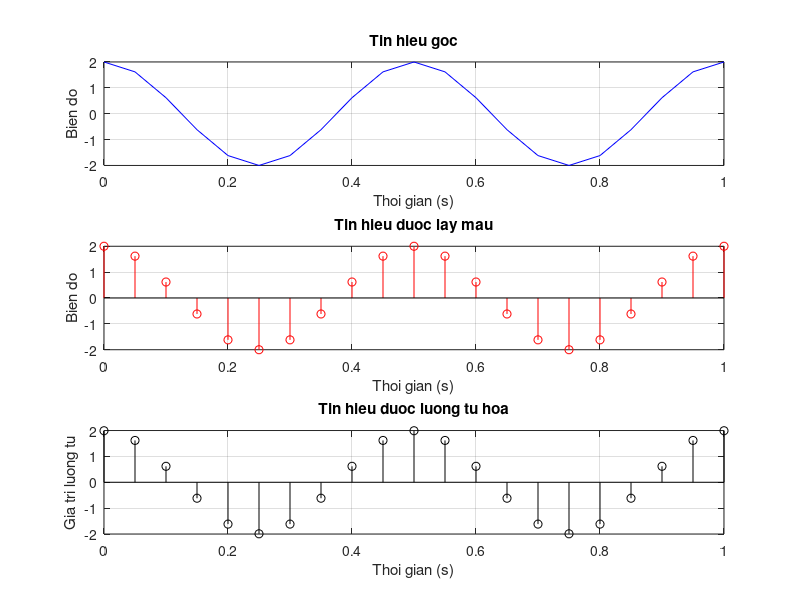

Reproduce this figure in MATLAB.
clc;
clear;
% Tan so lay mau
fs = 20; 

% Thoi gian mau hoa
dt = 1/fs; 

% Tao mot mang thoi gian tu 0 den 1 giay voi khoang cach mau hoa dt
t = 0:dt:1;

% Tin hieu goc
x = 2*cos(4*pi*t);

% So muc luong tu
n = 8;

% Tinh gia tri dinh va day cua tin hieu de tao ra cac muc luong tu
Vmax = max(x);
Vmin = min(x);

% Khoang cach giua cac muc luong tu
q = (Vmax - Vmin)/(2^n);

% Tinh gia tri luong tu cho tung mau
for i = 1:length(x)
    % Tinh vi tri cua gia tri luong tu tren truc y
    j = floor((x(i) - Vmin)/q) + 1;
    % Neu gia tri luong tu vuot qua gioi han, dua no ve gioi han toi da hoac toi thieu
    if j > 2^n
        j = 2^n;
    elseif j < 1
        j = 1;
    end
    % Tinh gia tri luong tu tuong ung
    y(i) = Vmin + (j-1)*q + q/2;
end

% Tu ma dau ra cua 5 mau dau tien
y_first_five = y(1:5);

% Ve bieu do cua tin hieu goc, tin hieu duoc lay mau va tin hieu duoc luong tu hoa
subplot(3,1,1)
plot(t,x,'b')
title('Tin hieu goc')
xlabel('Thoi gian (s)')
ylabel('Bien do')
grid on

subplot(3,1,2)
stem(t,x,'r')
title('Tin hieu duoc lay mau')
xlabel('Thoi gian (s)')
ylabel('Bien do')
grid on

subplot(3,1,3)
stem(t,y,'k')
title('Tin hieu duoc luong tu hoa')
xlabel('Thoi gian (s)')
ylabel('Gia tri luong tu')
grid on